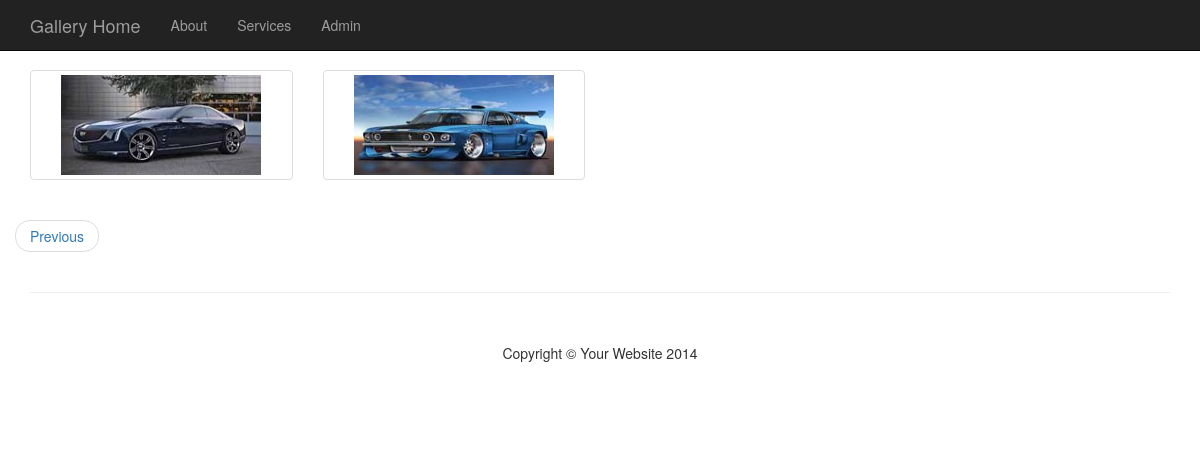
Before: / with the older database file.
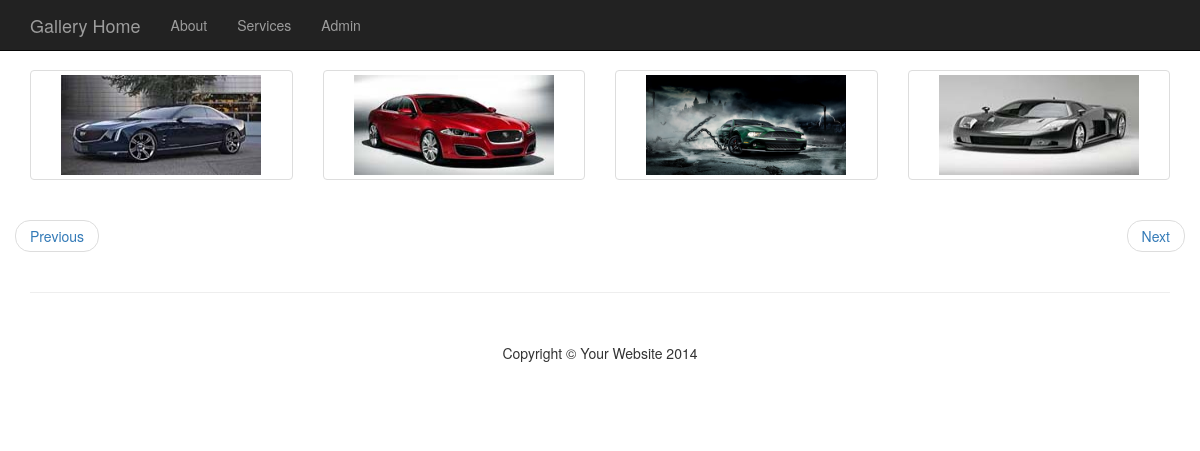
After: the same page with the newer database file.
### tables this page shows
CREATE TABLE IF NOT EXISTS `photos` (
  `id` int(11) NOT NULL AUTO_INCREMENT,
  `title` varchar(255) NOT NULL,
  `caption` varchar(255) NOT NULL,
  `description` text NOT NULL,
  `filename` varchar(255) NOT NULL,
  `alternate_text` varchar(255) NOT NULL,
  `type` varchar(255) NOT NULL,
  `size` int(11) NOT NULL,
  PRIMARY KEY (`id`)
);

### admin/includes/database.php (called while the page is built, shortened)
<?php
class Database {
	public $connection;
	public function open_db_connect()
	{
		$this->connection = new mysqli(DB_HOST, DB_USER, DB_PASSWORD, DB_NAME);
	}
	public function db_query($sqlstring)
	{
		$result = $this->connection->query($sqlstring);
		return $result;
	}
}
$database = new Database();
?>

### admin/includes/db_object.php (called while the page is built, shortened)
<?php
class Db_object {
	protected static $db_table = "users";
	public static function find_by_query($sqlstring)
	{
		global $database;
		$result_set = $database->db_query($sqlstring);
		$the_object_array = array();
		while ($row = mysqli_fetch_array($result_set)) {
			$the_object_array[] = static::instantiation($row);
		}
		return $the_object_array;
	}
	public static function instantiation($found_user)
	{
		$user_object = new $calling_class;
		foreach ($found_user as $attribute => $value) {
			if ($user_object->has_attribute($attribute)) {
				$user_object->$attribute = $value;
			}
		}
		return $user_object;
	}
		private function has_attribute($attribute)
	{
		$object_properties = get_object_vars($this);
		return array_key_exists($attribute, $object_properties);
	}
	public static function count_all()
	{
		global $database;
		$sqlstring = "SELECT COUNT(*) FROM " . static::$db_table;
		$result_set = $database->db_query($sqlstring);
		$row = mysqli_fetch_array($result_set);
		return array_shift($row);
	}
}
?>

### admin/includes/paginate.php (called while the page is built, shortened)
<?php
class Paginate {
	public $current_page;
	public $items_per_page;
	public $items_total_count;
	public function __construct($page=1, $items_per_page=4, $items_total_count=0){
		$this->current_page = (int)$page;
		$this->items_per_page = (int)$items_per_page;
		$this->items_total_count = (int)$items_total_count;
	}
	public function next() {
		return $this->current_page + 1;
	}
	public function page_total() {
		return ceil($this->items_total_count/$this->items_per_page);
	}
	public function has_next() {
		return $this->next() <= $this->page_total() ? true : false;
	}
	public function offset() {
		return ($this->current_page -1 ) * $this->items_per_page;
	}
}
?>

### admin/includes/photo.php (called while the page is built, shortened)
<?php
class Photo extends Db_object {
	public $filename;
	public $upload_directory = "images";
	public function picture_path()
	{
		return $this->upload_directory.DS.$this->filename;
	}
}
?>

### index.php (the view)
<?php include("includes/header.php"); ?>
<?php
$page = !empty($_GET['page']) ? (int)$_GET['page'] : 1;
$items_per_page = 4;
$items_total_count = Photo::count_all();
$paginate = new Paginate($page, $items_per_page, $items_total_count);
$sqlstring = "SELECT * FROM photos ";
$sqlstring .= "LIMIT {$items_per_page} ";
$sqlstring .= "OFFSET {$paginate->offset()}";
$photos = Photo::find_by_query($sqlstring);
?>
        <div class="row">
            <div class="col-md-12">
                <div class="thumbnails row">
            <?php foreach ($photos as $photo): ?>
                    <div class="col-xs-6 col-md-3">
                        <a class="thumbnail" href="photo.php?id=<?php echo $photo->id ?>">
                        <img class="home_page_photo" src="admin/<?php echo $photo->picture_path(); ?>" alt="">
                        </a>
                    </div>
            <?php endforeach; ?>
             </div>
             <div class="row">
                 <ul class="pager">
                    <?php
                        if ($paginate->page_total() > 1) {
                            if ($paginate->has_next()) {
                                echo "<li class='next'><a href=''>Next</a></li>";
                            }
                        }
                    ?>
                     <li class='previous'><a href="">Previous</a></li>
                 </ul>
             </div>
            </div>
        </div>
        <?php include("includes/footer.php"); ?>

### includes/header.php (shortened to what this page needs)
<!DOCTYPE html>
<html lang="en">
<head>
    <link href="css/bootstrap.min.css" rel="stylesheet">
    <link href="css/blog-home.css" rel="stylesheet">
    <link href="css/style.css" rel="stylesheet">
</head>
<body>
<?php include("navigation.php"); ?>
    <div class="container">

### includes/navigation.php (shortened to what this page needs)
<nav class="navbar navbar-inverse navbar-fixed-top" role="navigation">
    <div class="container">
        <div class="navbar-header">
            <a class="navbar-brand" href="index.php">Gallery Home</a>
        </div>
        <div class="collapse navbar-collapse" id="bs-example-navbar-collapse-1">
            <ul class="nav navbar-nav">
                <li>
                    <a href="#">About</a>
                </li>
                <li>
                    <a href="#">Services</a>
                </li>
                <li>
                    <a href="admin">Admin</a>
                </li>
            </ul>
        </div>
    </div>
</nav>

### includes/footer.php (shortened to what this page needs)
        <hr>
        <footer>
            <div class="row">
                <div class="col-lg-12">
                    <p class="text-center">Copyright &copy; Your Website 2014</p>
                </div>
            </div>
        </footer>
    </div>
</body>
</html>

### css/blog-home.css (style rules this page uses)
body { padding-top: 70px; }
footer { margin: 50px 0; }

### css/style.css (style rules this page uses)
.home_page_photo { width: 200px; height: 100px !important; }

Changed rows visible on the page:
removed photos: filename (picture)
added photos: filename (picture)
added photos: filename (picture)
added photos: filename (picture)
Other visible differences:
text now shown: "Next"
